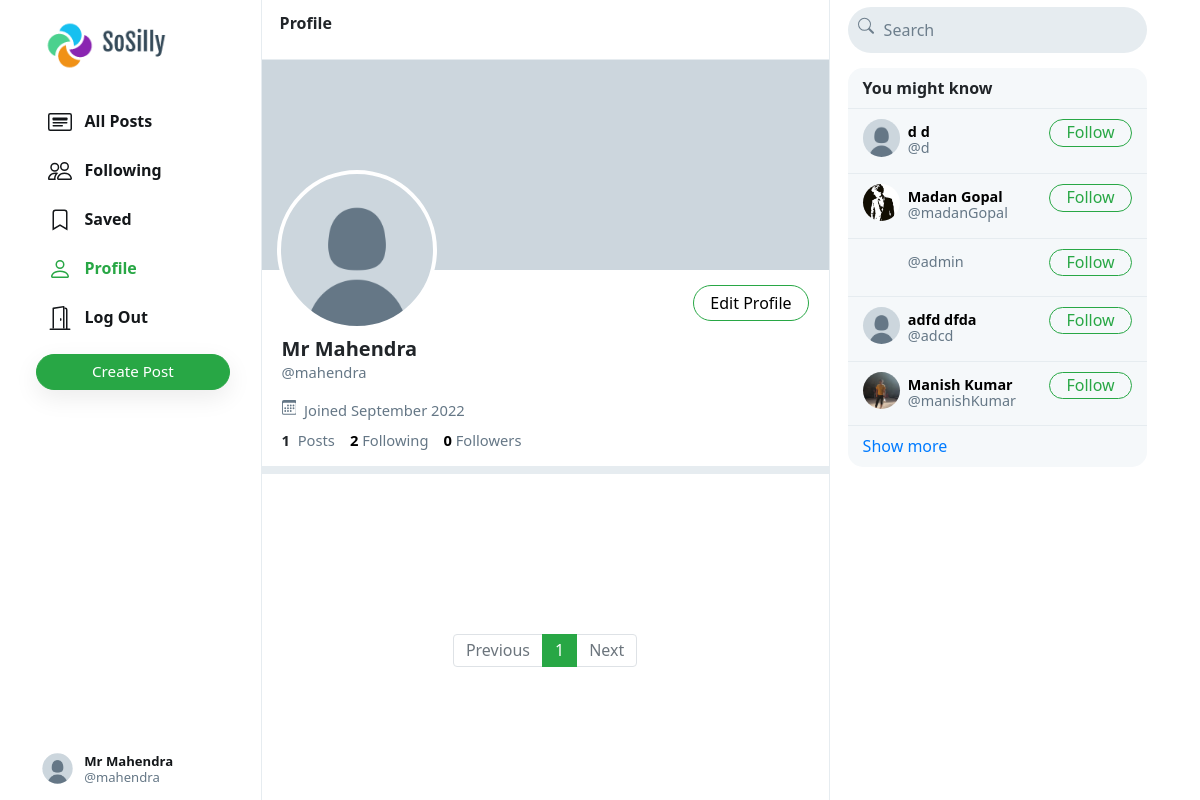
/mahendra (signed in), run on the app's committed database.
### network/models.py (models this page shows, shortened)
class User(AbstractUser):
    profile_pic = models.ImageField(upload_to='profile_pic/')
    bio = models.TextField(max_length=160, blank=True, null=True)
    cover = models.ImageField(upload_to='covers/', blank=True)

### network/views.py (the view)
# urls.py: path("<str:username>", views.profile, name='profile'),
def profile(request, username):
    user = User.objects.get(username=username)
    all_posts = Post.objects.filter(creater=user).order_by('-date_created')
    paginator = Paginator(all_posts, 10)
    page_number = request.GET.get('page')
    if page_number == None:
        page_number = 1
    posts = paginator.get_page(page_number)
    followings = []
    suggestions = []
    follower = False
    if request.user.is_authenticated:
        followings = Follower.objects.filter(followers=request.user).values_list('user', flat=True)
        suggestions = User.objects.exclude(pk__in=followings).exclude(username=request.user.username).order_by("?")[:6]
        if request.user in Follower.objects.get(user=user).followers.all():
            follower = True
    follower_count = Follower.objects.get(user=user).followers.all().count()
    following_count = Follower.objects.filter(followers=user).count()
    return render(request, 'network/profile.html', {
        "username": user,
        "posts": posts,
        "posts_count": all_posts.count(),
        "suggestions": suggestions,
        "page": "profile",
        "is_follower": follower,
        "follower_count": follower_count,
        "following_count": following_count
    })

### network/templates/network/profile.html (shortened to what this page needs)
{% extends 'network/index.html' %}
{% load static %}
{% block profile %}
    <div class="profile-view" data-user="{{username.username}}">
        <div class="cover-image" style="background-image: url(/media/{{username.cover}})"></div>
        <div class="profile-image" style="background-image: url(/media/{{username.profile_pic}})"></div>
        <div class="profile-details">
            <div>
                {% if user.username == username.username %}
                    <button class="btn btn-outline-success float-right" id="edit-profile-btn"><a href="{% url 'editProfile' %}">Edit Profile</a> </button>
                {% elif is_follower %}
                    <button class="btn btn-success float-right" onclick="unfollow_user(this,'{{username.username}}','edit_page')" id="following-btn">Following</button>
                {% else %}
                    <button class="btn btn-outline-success float-right" onclick="follow_user(this,'{{username.username}}','edit_page')" id="follow-btn">Follow</button>
                {% endif %}
            </div>
            <div class="details-data">
                <h5>{{username.first_name}} {{username.last_name}}</h5>
                <div class="grey">@{{username.username}}</div>
                <div class="grey" style="padding: 8px 0px;">
                    &nbsp;Joined {{username.date_joined | date:"F Y"}}
                </div>
                <div>
                    <strong>
                        {{posts_count}}
                    </strong>
                    &nbsp;<span class="grey">Posts</span>
                    <a href="#">
                        <strong id="following__count">{{following_count | default:0}}</strong>&nbsp;<span class="grey">Following</span>
                    </a>
                    <a href="#">
                        <strong id="follower__count">{{follower_count | default:0}}</strong>&nbsp;<span class="grey">Followers</span>
                    </a>
                </div>
            </div>
        </div>
    </div>
    <div class="space"></div>
{% endblock %}

### network/templates/network/layout.html (shortened to what this page needs)
{% load static %}
<!DOCTYPE html>
<html lang="en">
    <head>
        <link rel="stylesheet" href="https://stackpath.bootstrapcdn.com/bootstrap/4.4.1/css/bootstrap.min.css">
        <link href="{% static 'network/styles.css' %}" rel="stylesheet">
    </head>
    <body>
        <div class="body" data-page="{{page}}">
            <div class="sidenav">
                <a href="{% url 'index' %}" class="navbar-brand">
                    <img src="{% static 'network/Images/sosilly_logo.png' %}" height="51px">
                </a>
                <div style="height: 100%;">
                    <div>
                        <div>
                            <ul>
                                <li class="nav-item" id="all_posts">
                                <a href="{% url 'index' %}" class="nav-link">
                                    <div>
                                        &nbsp;&nbsp;All Posts
                                    </div>
                                </a>
                                </li>
                                {% if user.is_authenticated %}
                                    <li class="nav-item" id="following">
                                        <a href="{% url 'following' %}" class="nav-link">
                                            <div>
                                                &nbsp;&nbsp;Following
                                            </div>
                                        </a>
                                    </li>
                                    <li class="nav-item" id="saved">
                                        <a href="{% url 'saved' %}" class="nav-link">
                                            <div>
                                                <svg width="1.5em" height="1.5em" viewBox="0 0 16 16" class="bi bi-bookmark" fill="currentColor" xmlns="http://www.w3.org/2000/svg">
                                                    <path fill-rule="evenodd" d="M8 12l5 3V3a2 2 0 0 0-2-2H5a2 2 0 0 0-2 2v12l5-3zm-4 1.234l4-2.4 4 2.4V3a1 1 0 0 0-1-1H5a1 1 0 0 0-1 1v10.234z"/>
                                                  </svg>
                                                &nbsp;&nbsp;Saved
                                            </div>
                                        </a>
                                    </li>
                                    <li class="nav-item" id="profile">
                                        <a href="{% url 'profile' user.username %}" class="nav-link">
                                            <div>
                                                &nbsp;&nbsp;Profile
                                            </div>
                                        </a>
                                    </li>
                                    <li class="nav-item" id="logout">
                                        <a href="{% url 'logout' %}" class="nav-link">
                                            <div>
                                                &nbsp;&nbsp;Log Out
                                            </div>
                                        </a>
                                    </li>
                                {% endif %}
                            </ul>
                        </div>
                        {% if user.is_authenticated %}
                            <button id="popup-btn" class="btn btn-success new-post-btn" onclick="createpost()">Create Post</button>
                        {% endif %}
                    </div>
                    <div style="position: absolute; bottom: 10px;">
                        {% if user.is_authenticated %}
                            <li class="nav-item sidenav-user">
                                <a href="{% url 'profile' user.username %}" class="nav-link">
                                    <div class="user_account">
                                        <div class="small-profilepic" style="float: left; background-image: url(/media/{{user.profile_pic}})"></div>
                                        <div style="height: 2.7vw; margin: auto;">
                                            <div style="margin-top: 4px;"><strong>{{user.first_name}} {{user.last_name}}</strong></div>
                                            <div class="grey" style="margin-top: 4px;">@{{ user.username }}</div>
                                        </div>
                                    </div>
                                </a>
                            </li>
                        {% endif %}
                    </div>
                </div>
            </div>
            {% block body %}
            {% endblock %}
            <div class="right-div">
                <nav class="head">
                    <form action="{% url 'search' %}" method="post" id="search-form">
                        <div class="search-div">
                            <div>
                            </div>
                            <input type="text" name="query" id="search-box" placeholder="Search">
                        </div>
                    </form>
                </nav>
                <div class='right-div-content'>
                    <div class="space" style="background-color: white;"></div>
                    {% if user.is_authenticated %}
                        <div class="suggestion-box">
                            <div class="suggestion-header">
                                You might know
                            </div>
                            {% for suggestion in suggestions %}
                                <div class="suggestion-user">
                                    <div>
                                        <a href="{% url 'profile' suggestion.username %}">
                                            <div class="small-profilepic" style="background-image: url(/media/{{suggestion.profile_pic}})"></div>
                                        </a>
                                    </div>
                                    <div class="user-details">
                                        <a href="{% url 'profile' suggestion.username %}">
                                            <div id="user-name">
                                                <strong>
                                                    {{suggestion.first_name}} {{suggestion.last_name}}
                                                </strong>
                                            </div>
                                            <div class="grey">@{{suggestion.username}}</div>
                                        </a>
                                    </div>
                                    <div>
                                        <button class="btn btn-outline-success" type="button" onclick="follow_user(this,'{{suggestion.username}}','suggestion')">Follow</button>
                                    </div>
                                </div>
                            {% empty %}
                                    <div style="text-align: center; border-bottom: .5px solid #e6ecf0; padding: 10px 15px;">
                                        <span class="grey" style="font-size: .9em;">No suggestions available.</span>
                                    </div>
                            {% endfor %}
                            <div class="suggestion-footer">
                                <a href="#">Show more</a>
                            </div>
                        </div>
                    {% endif %}
                </div>
            </div>
        </div>
    </body>
</html>

### network/static/network/styles.css (style rules this page uses)
.body { display: flex; min-height: 100%; font-family: system-ui, sans-serif; }
.btn { border-radius: 20px; padding: 0.32rem 1rem 0.375rem 1rem; }
.btn, .btn:focus, .btn:active { box-shadow: none !important; -webkit-box-shadow: none !important; }
.grey { color: #657786; }
svg { vertical-align: text-top; }
.sidenav { height: 100%; width: 21.8%; position: fixed; top: 0; left: 0; padding: 15px; list-style: none; border-right: .5px solid #e6ecf0; z-index: 100; padding-left: 3%; background-color: white; }
.sidenav ul { list-style: none; padding-left: 0px; margin-top: 3vh; }
.sidenav li { margin-top: 7px; }
.sidenav .nav-link { color: #14171a; line-height: .7em; font-weight: 700; padding: 0px; }
.sidenav .nav-link > div { padding: 10px 20px 8px 12px; border-radius: 25px; line-height: 0.9em; width: max-content; }
.new-post-btn { padding-left: 55px !important; padding-right: 55px !important; font-size: .95em; font-weight: 530; box-shadow: rgba(0, 0, 0, 0.08) 0px 8px 24px !important; }
.user_account { display: flex; font-size: .82rem; font-weight: normal; padding-top: 3px !important; padding-bottom: 3px !important; padding-left: 3px !important; }
.user_account .small-profilepic { transform: scale(.82); margin-left: auto; margin-top: auto; }
.active a { color: #28a745 !important; }
.head { height: 7.5vh; }
.small-profilepic { width: 3.1vw; height: 3.1vw; border-radius: 9999px; overflow: hidden; margin-right: 8px; background-size: cover; background-repeat: no-repeat; background-position: center; box-sizing: content-box; }
.space { height: 8px; background-color: #e6ecf0; }
.cover-image { height: 210px; background-size: cover; background-position: center; background-repeat: no-repeat; background-color: #ccd6dd; }
.profile-image { width: 160px; height: 160px; position: absolute; left: 15px; top: 110px; border-radius: 99999px; border: 4px solid white; background-size: cover; background-repeat: no-repeat; background-position: center; background-color: white; }
.profile-details { padding: 15px 20px; }
.profile-details button { padding-bottom: 0.3rem; }
.profile-details > .details-data { margin-top: 52px; font-size: .92em; }
.profile-details h5 { font-weight: 800; margin-bottom: 0px; }
.profile-details a { color: black; text-decoration: none; }
.right-div { width: 28%; height: 100vh; position: fixed; right: 2.95%; border-left: .5px solid #e6ecf0; background-color: white; }
.right-div .head { padding: .9vh 1.5vw; }
.right-div .search-div { margin-left: auto; margin-right: auto; display: flex; border-radius: 25px; background-color: #e6ecf0; padding-left: 10px; padding-right: 10px; vertical-align: middle; }
#search-box { height: 5.7vh; border: none; background: none; outline: none; width: 100%; margin-left: 8px; }
#search-box::placeholder { color: #6d7e8c; }
.right-div-content { height: 92.5vh; overflow: auto; padding-left: 1.5vw; padding-right: 1.5vw; }
.suggestion-box, .guest-box { border-radius: 15px; overflow: hidden; background-color: #f5f8fa; }
.suggestion-header { padding: 13px 15px; line-height: .9em; font-weight: 800; border-bottom: .5px solid #e6ecf0; }
.suggestion-user { display: flex; padding: 10px 15px; font-size: .9em; border-bottom: .5px solid #e6ecf0; }
.suggestion-user a { color: black; text-decoration: none; }
.user-details { flex: 1; line-height: 1.1em; padding: 5px 0px 7px 0px; }
.suggestion-user .btn { padding: 0em 1em .09em 1em; }
.suggestion-footer { padding: 13px 15px; line-height: .9em; }
.suggestion-footer a { text-decoration: none; }

### data on the page
User: profile_pic (placeholder picture), first_name "Mr", last_name "Mahendra", username "mahendra", date_joined "September 2022"
User: profile_pic (placeholder picture), first_name "d", last_name "d", username "d"
User: profile_pic (picture), first_name "Madan", last_name "Gopal", username "madanGopal"
User: username "admin"
User: profile_pic (placeholder picture), first_name "adfd", last_name "dfda", username "adcd"
User: profile_pic (picture), first_name "Manish", last_name "Kumar", username "manishKumar"

### other printed values
{{ posts_count }} "1"
{{ following_count | default:0 }} "2"
{{ follower_count | default:0 }} "0"
{{ each }} "1"
